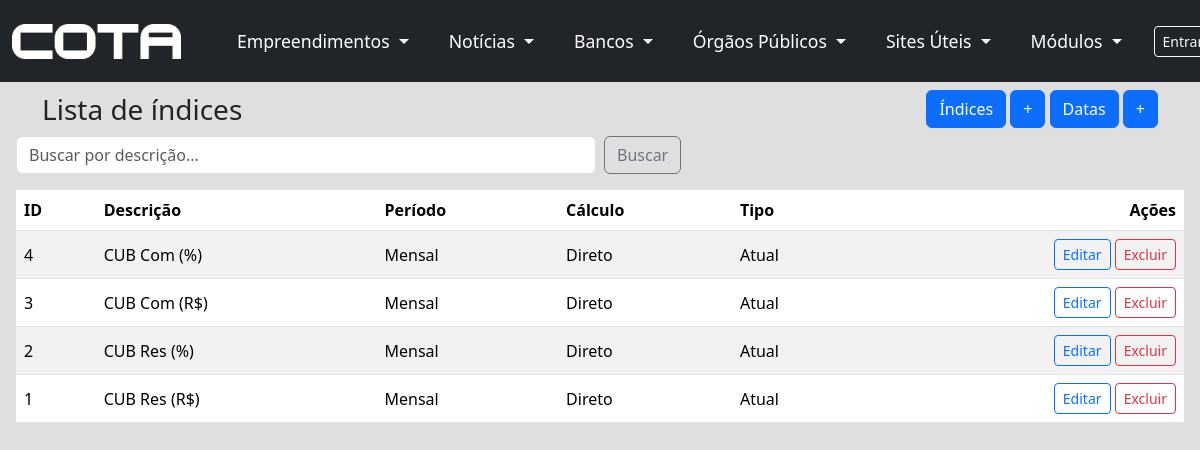
The app's page /indices/ with its own data.
### apps/indices/models.py (models this page shows, shortened)
class Indice(models.Model):
    descricao = models.CharField(
        max_length=40,
        verbose_name='Descrição',
        help_text='Nome curto do índice (ex.: IPCA, CDI, etc.)'
    )
    periodo = models.PositiveSmallIntegerField(
        choices=Periodo.choices,
        default=Periodo.MENSAL,
        verbose_name='Período'
    )
    calculo = models.PositiveSmallIntegerField(
        choices=Calculo.choices,
        default=Calculo.DIRETO,
        verbose_name='Cálculo'
    )
    tipo = models.PositiveSmallIntegerField(
        choices=TipoRef.choices,
        default=TipoRef.ATUAL,
        verbose_name='Tipo de referência'
    )
    created_at = models.DateTimeField(auto_now_add=True, editable=False)
    updated_at = models.DateTimeField(auto_now=True, editable=False)
    class Meta:
        db_table = 'indices'          # mantém a mesma tabela
        ordering = ['descricao']
        verbose_name = 'Índice'
        verbose_name_plural = 'Índices'
        indexes = [
            models.Index(fields=['descricao']),
            models.Index(fields=['periodo', 'calculo', 'tipo']),
        ]

### apps/indices/views.py (the view)
# urls.py: path('', views.indice_list, name='indice_list'),
def indice_list(request):
    q = request.GET.get('q', '').strip()
    qs = Indice.objects.all()
    if q:
        qs = qs.filter(Q(descricao__icontains=q))
    paginator = Paginator(qs, 10)
    page = request.GET.get('page')
    object_list = paginator.get_page(page)
    return render(request, 'indices/indice_list.html', {
        'object_list': object_list,
        'page_title': 'Lista de índices'
        })

### apps/intranet/context_processors.py (called while the page is built)
def navbar_links(_request):
    return {
        "empreendimento_links": EMPREENDEDIMENTO_LINKS,
        "administrativo_links": ADMINISTRATIVO_LINKS,
        "news_links": NEWS_LINKS,
        "news_links_secondary": NEWS_LINKS_SECONDARY,
        "bank_links": BANK_LINKS,
        "public_agency_links": PUBLIC_AGENCY_LINKS,
        "useful_links": USEFUL_LINKS,
        "modulo_links": MODULO_LINKS,
    }

### apps/indices/templates/indices/indice_list.html (shortened to what this page needs)
{% extends "intranet/intranet_base.html" %}
{% block content %}
{% include 'indices/indice_navbar.html' %}
<div class="ms-3 me-3">
    <form method="get" class="row gy-2 gx-2 mb-3">
        <div class="col-sm-8 col-md-6">
            <input type="text" name="q" value="{{ request.GET.q }}" class="form-control"
                placeholder="Buscar por descrição...">
        </div>
        <div class="col-auto">
            <button class="btn btn-outline-secondary">Buscar</button>
        </div>
    </form>
    <div class="table-responsive">
        <table class="table table-striped align-middle">
            <thead>
                <tr>
                    <th>ID</th>
                    <th>Descrição</th>
                    <th>Período</th>
                    <th>Cálculo</th>
                    <th>Tipo</th>
                    <th class="text-end">Ações</th>
                </tr>
            </thead>
            <tbody>
                {% for obj in object_list %}
                <tr>
                    <td>{{ obj.id }}</td>
                    <td>{{ obj.descricao }}</td>
                    <td>{{ obj.get_periodo_display }}</td>
                    <td>{{ obj.get_calculo_display }}</td>
                    <td>{{ obj.get_tipo_display }}</td>
                    <td class="text-end">
                        <a class="btn btn-sm btn-outline-primary"
                            href="{% url 'indices:indice_update' obj.id %}">Editar</a>
                        <a class="btn btn-sm btn-outline-danger"
                            href="{% url 'indices:indice_delete' obj.id %}">Excluir</a>
                    </td>
                </tr>
                {% empty %}
                <tr>
                    <td colspan="6" class="text-muted">Nenhum índice encontrado.</td>
                </tr>
                {% endfor %}
            </tbody>
        </table>
    </div>
</div>
{% endblock %}

### apps/intranet/static/intranet/css/navbar.css (style rules this page uses)
body { background-color: #e0dfdf; }

### records on screen
Indice: id "4", descricao "CUB Com (%)", periodo "Mensal", calculo "Direto", tipo "Atual"
Indice: id "3", descricao "CUB Com (R$)", periodo "Mensal", calculo "Direto", tipo "Atual"
Indice: id "2", descricao "CUB Res (%)", periodo "Mensal", calculo "Direto", tipo "Atual"
Indice: id "1", descricao "CUB Res (R$)", periodo "Mensal", calculo "Direto", tipo "Atual"

### other values on screen
{{ page_title }} "Lista de índices"
